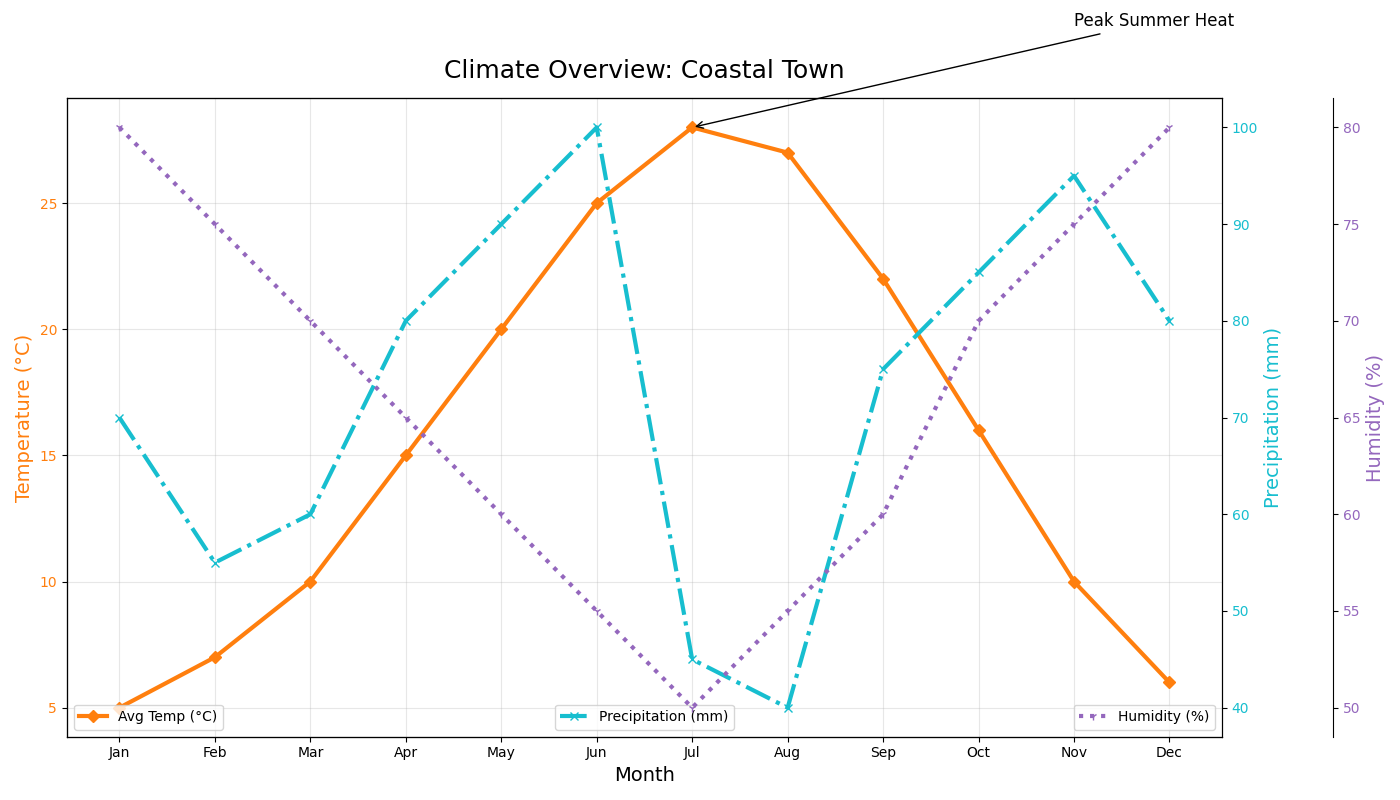

Here is the Python script that generated this plot:
import matplotlib.pyplot as plt
import numpy as np

months = np.array(['Jan', 'Feb', 'Mar', 'Apr', 'May', 'Jun', 'Jul', 'Aug', 'Sep', 'Oct', 'Nov', 'Dec'])
avg_temps = np.array([5, 7, 10, 15, 20, 25, 28, 27, 22, 16, 10, 6])
precipitation = np.array([70, 55, 60, 80, 90, 100, 45, 40, 75, 85, 95, 80])
humidity = np.array([80, 75, 70, 65, 60, 55, 50, 55, 60, 70, 75, 80])

fig, ax1 = plt.subplots(figsize=(14, 8))

# Plot modifications
ax1.plot(months, avg_temps, color='tab:orange', marker='D', linestyle='-', linewidth=3, label='Avg Temp (°C)')
ax1.set_title('Climate Overview: Coastal Town', fontsize=18, pad=15)
ax1.set_xlabel('Month', fontsize=14)
ax1.set_ylabel('Temperature (°C)', fontsize=14, color='tab:orange')
ax1.tick_params(axis='y', labelcolor='tab:orange')

ax2 = ax1.twinx()
ax2.plot(months, precipitation, color='tab:cyan', marker='x', linestyle='-.', linewidth=3, label='Precipitation (mm)')
ax2.set_ylabel('Precipitation (mm)', fontsize=14, color='tab:cyan')
ax2.tick_params(axis='y', labelcolor='tab:cyan')

ax3 = ax1.twinx()
ax3.spines['right'].set_position(('outward', 80))
ax3.plot(months, humidity, color='tab:purple', marker='1', linestyle=':', linewidth=3, label='Humidity (%)')
ax3.set_ylabel('Humidity (%)', fontsize=14, color='tab:purple')
ax3.tick_params(axis='y', labelcolor='tab:purple')

# Adjust legends, grid and annotation position for stylistic randomness
ax1.legend(loc='lower left')
ax2.legend(loc='lower center')
ax3.legend(loc='lower right')

ax1.grid(True, linestyle='-', alpha=0.3)

ax1.annotate('Peak Summer Heat', xy=('Jul', 28), xytext=('Nov', 32),
             arrowprops=dict(facecolor='black', arrowstyle='->'), fontsize=12)

plt.tight_layout()
plt.show()
